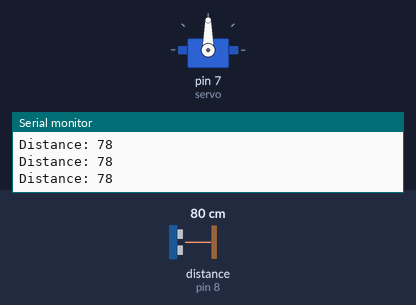
A sketch run on a simulated Arduino Uno, built with avr-gcc and run on an emulated ATmega328P. Parts: servo, the last lines printed to the serial monitor. Wiring (inferred from the names in the program): ultrasonic range finder: trigger pin 9; echo pin 8. Inputs (shaded band) come from the test bench; at power-on: distance to the obstacle (sensor on pin 8) 80 cm. The echo pulse lasts 58.3 µs per cm.

Above: at 6.2 s.
6.3 s: distance to the obstacle (sensor on pin 8) set to 28 cm
9.3 s: distance to the obstacle (sensor on pin 8) set to 25 cm
At 10.4 s:
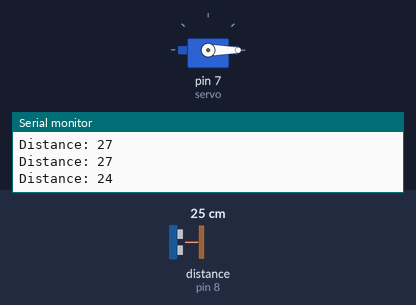
10.8 s: distance to the obstacle (sensor on pin 8) set to 35 cm
At 12.8 s:
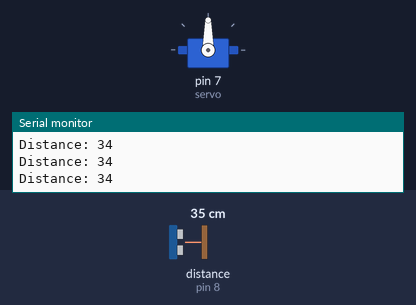
Timing chart, 0 to 14.3 s (numbered marks = the images above; inputs shaded):
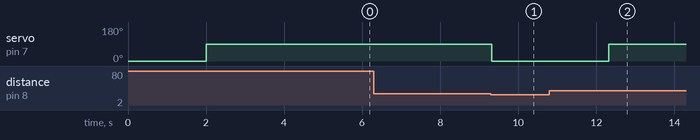

The sketch:

LID_OPENING_SERVOM.ino
```cpp
#include<Servo.h>
Servo servo;
int trigPin = 9;
int echoPin = 8;

// defines variables
long duration;
int distance;
//int led=13;
void setup()
{ Serial.begin(9600);

  servo.attach(7);
  servo.write(0);
 delay(2000);
// Sets the trigPin as an Output
pinMode(trigPin, OUTPUT);
// Sets the echoPin as an Input
pinMode(echoPin, INPUT);
// Starts the serial communication
}
void loop()
{


// Clears the trigPin
digitalWrite(trigPin, LOW);
delayMicroseconds(2);
// Sets the trigPin on HIGH state for 10 micro seconds
digitalWrite(trigPin, HIGH);
delayMicroseconds(10);
digitalWrite(trigPin, LOW);
// Reads the echoPin, returns the sound wave travel time in microseconds
duration = pulseIn(echoPin, HIGH);
// Calculating the distance
distance= duration*0.034/2;
// Prints the distance on the Serial Monitor
Serial.print("Distance: ");
Serial.println(distance);
if ( distance <= 25   ) // Change Distance according to Ultrasonic Sensor Placement
 {
servo.write(0);
delay(3000);
 }
else
{
servo.write(90);
  }
}
```

Measured:
- the behaviour switches between 27 and 26 cm on distance to the obstacle (sensor on pin 8) (found by bisection; images 0 and 1)
- after the input at 9.3 s, servo on pin 7 (servo): 90° → 0° at once
- after the input at 10.8 s, servo on pin 7 (servo): 0° → 90° after 1.5 s
